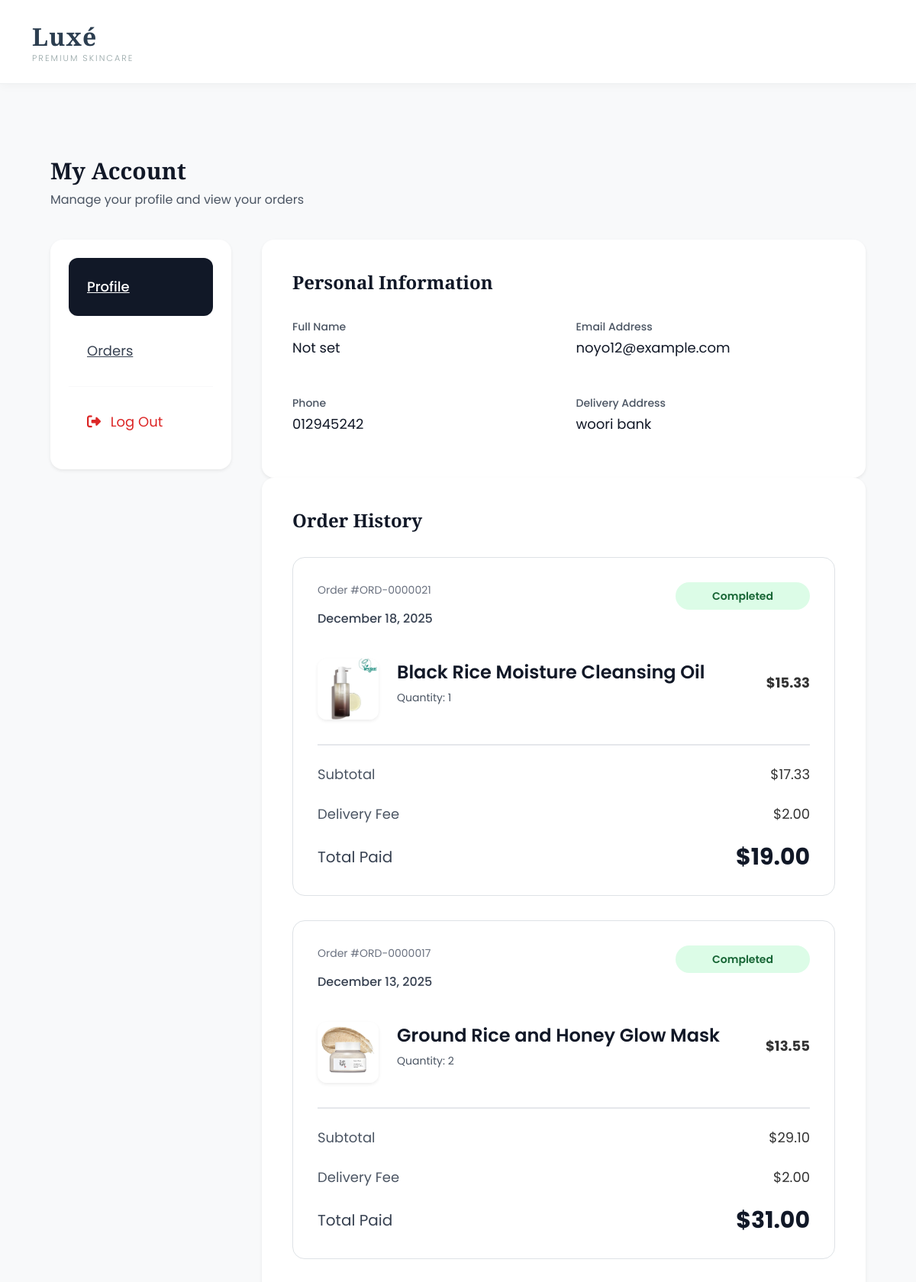
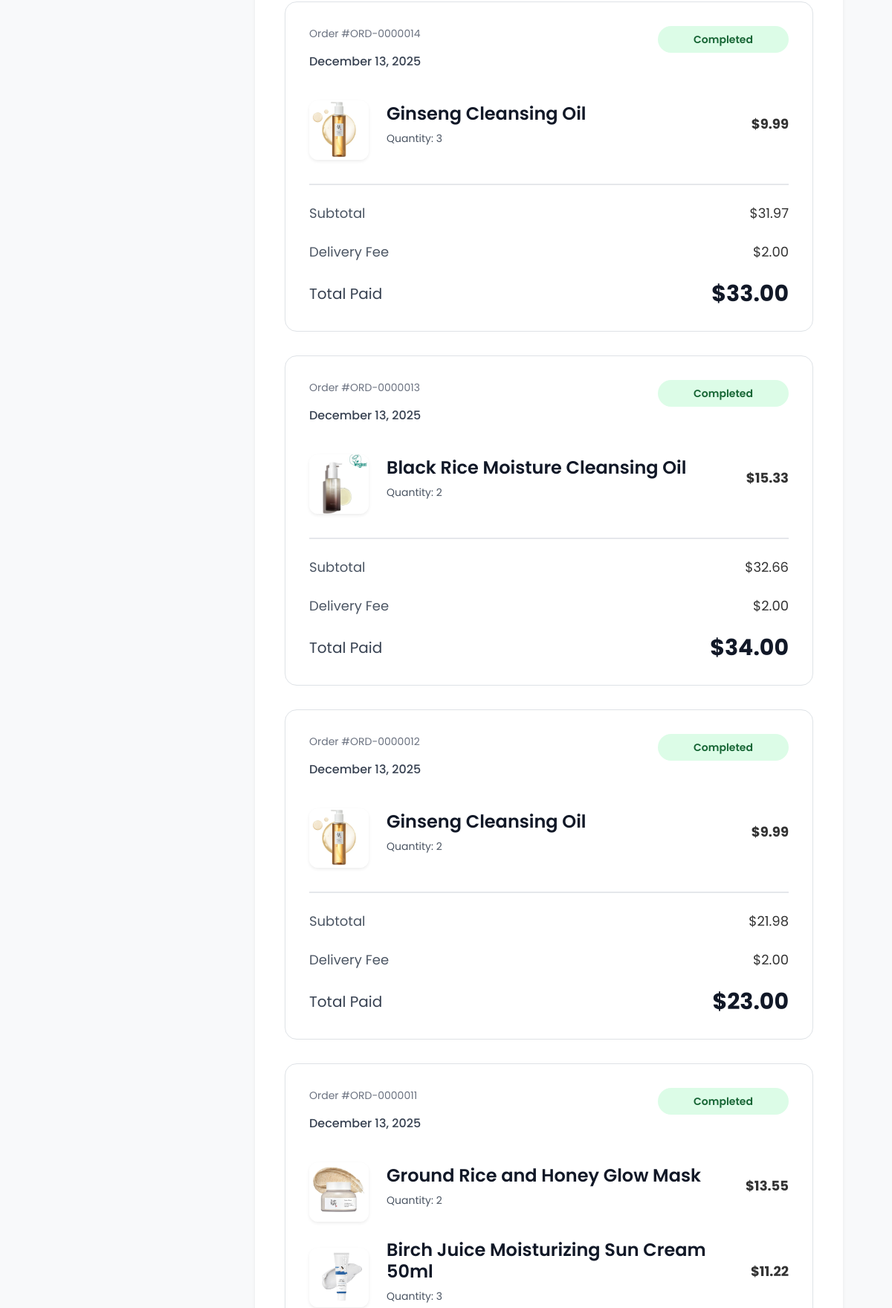
The app's page /profile/ (signed in, upper part) with its own data (2 pictures, top to bottom).
### aura/models.py (models this page shows, shortened)
class ShippingAddress(models.Model):
    user = models.ForeignKey(User, on_delete=models.CASCADE, related_name='addresses')
    full_name = models.CharField("Full Name", max_length=200)
    phone = models.CharField("Phone / Telegram", max_length=50)
    address = models.CharField("Delivery Address", max_length=500)
    address_link = models.URLField("Address Link (Optional)", blank=True, null=True)
    created_at = models.DateTimeField(auto_now_add=True)

class Order(models.Model):
    user = models.ForeignKey(User, on_delete=models.CASCADE, related_name='orders')
    shipping_address = models.ForeignKey(ShippingAddress, on_delete=models.SET_NULL, null=True)
    created_at = models.DateTimeField(auto_now_add=True)
    total_price = models.DecimalField(max_digits=10, decimal_places=2)
    delivery_fee = models.DecimalField(max_digits=6, decimal_places=2, default=2.00)
    class Meta:
        ordering = ['-created_at']

class OrderItem(models.Model):
    order = models.ForeignKey(Order, on_delete=models.CASCADE, related_name='items')
    product = models.ForeignKey('Product', on_delete=models.SET_NULL, null=True)
    price = models.DecimalField(max_digits=10, decimal_places=2)
    quantity = models.PositiveIntegerField(default=1)

class Product(models.Model):
    productName = models.CharField(max_length=200)
    categoryID = models.ForeignKey(Category, on_delete=models.CASCADE, null=True)
    price = models.CharField(max_length=200)
    productImage = models.ImageField(upload_to='images/Products/',null=True,blank=True)
    productDate = models.DateTimeField(auto_now_add=True, null=True)

### aura/views.py (the view)
# urls.py: path('profile/', views.my_account, name='profile'),
@login_required
def my_account(request):
    orders = Order.objects.filter(user=request.user)\
             .prefetch_related('items__product')\
             .order_by('-created_at')
    return render(request, 'accounts/profile.html', {
        'orders': orders
    })

### aura/cart.py (called while the page is built)
    def __len__(self):
        return sum(item['quantity'] for item in self.cart.values())

### aura/context_processors.py (called while the page is built)
def cart(request):
    return {'cart': Cart(request)}

### aura/templates/accounts/profile.html (shortened to what this page needs)
<!DOCTYPE html>
<html lang="en">
<head>
    <script src="https://cdn.tailwindcss.com"></script>
    <link href="https://cdnjs.cloudflare.com/ajax/libs/font-awesome/6.5.0/css/all.min.css" rel="stylesheet">
</head>
{% include 'navbar.html' %}
<div class="container my-5 py-5">
    <div class="max-w-7xl mx-auto px-4 sm:px-6 lg:px-8">
        <h1 class="text-3xl font-bold text-gray-900 mb-2">My Account</h1>
        <p class="text-gray-600 mb-10">Manage your profile and view your orders</p>
        <div class="grid grid-cols-1 md:grid-cols-4 gap-10">
            <div class="md:col-span-1">
                <div class="bg-white rounded-2xl shadow-sm overflow-hidden sticky top-24">
                    <nav class="p-6 space-y-2">
                        <a href="?tab=profile"
                           class="block py-4 px-6 text-lg rounded-xl transition {% if request.GET.tab != 'orders' %}bg-gray-900 text-white font-medium{% else %}text-gray-700 hover:bg-gray-100{% endif %}">
                            Profile
                        </a>
                        <a href="?tab=orders"
                           class="block py-4 px-6 text-lg rounded-xl transition {% if request.GET.tab == 'orders' %}bg-gray-900 text-white font-medium{% else %}text-gray-700 hover:bg-gray-100{% endif %}">
                            Orders
                        </a>
                        <hr class="my-6 border-gray-200">
<form method="post" action="{% url 'logout' %}" class="block">
  <button type="submit"
          class="w-full text-left py-4 px-6 text-lg text-red-600 hover:bg-red-50 rounded-xl transition">
    <i class="fas fa-sign-out-alt mr-2"></i> Log Out
  </button>
</form>
                    </nav>
                </div>
            </div>
            <div class="md:col-span-3">
                {% if request.GET.tab != 'orders' %}
                <div class="bg-white rounded-2xl shadow-sm p-10">
                    <h2 class="text-2xl font-bold text-gray-900 mb-8">Personal Information</h2>
                    <div class="grid grid-cols-1 md:grid-cols-2 gap-8 max-w-3xl">
                        <div>
                            <p class="text-sm font-medium text-gray-600 mb-1">Full Name</p>
                            <p class="text-lg text-gray-900">{{ user.get_full_name|default:"Not set" }}</p>
                        </div>
                        <div>
                            <p class="text-sm font-medium text-gray-600 mb-1">Email Address</p>
                            <p class="text-lg text-gray-900">{{ user.email }}</p>
                        </div>
                        {% if user.addresses.exists %}
                        <div>
                            <p class="text-sm font-medium text-gray-600 mb-1">Phone</p>
                            <p class="text-lg text-gray-900">{{ user.addresses.first.phone }}</p>
                        </div>
                        <div>
                            <p class="text-sm font-medium text-gray-600 mb-1">Delivery Address</p>
                            <p class="text-lg text-gray-900">{{ user.addresses.first.address|truncatechars:70 }}</p>
                        </div>
                        {% else %}
                        <div class="col-span-2 text-gray-500 italic">
                            No shipping address saved yet.
                        </div>
                        {% endif %}
                    </div>
                </div>
                {% endif %}
                {% if request.GET.tab == 'orders' or not request.GET.tab %}
                <div class="bg-white rounded-2xl shadow-sm p-10">
                    <h2 class="text-2xl font-bold text-gray-900 mb-8">Order History</h2>
                    {% if orders %}
                        {% for order in orders %}
                        <div class="border border-gray-200 rounded-2xl p-8 mb-8 hover:shadow-lg transition">
                            <div class="flex justify-between items-start mb-6">
                                <div>
                                    <p class="text-sm text-gray-500">Order #ORD-{{ order.id|stringformat:"07d" }}</p>
                                    <p class="text-gray-700 font-medium">{{ order.created_at|date:"F d, Y" }}</p>
                                </div>
                                <span class="bg-green-100 text-green-800 px-5 py-2 rounded-full text-sm font-semibold">
                                    Completed
                                </span>
                            </div>
                            <div class="space-y-6">
                                {% for item in order.items.all %}
                                <div class="flex items-center gap-6">
                                    {% if item.product.productImage %}
                                        <img src="{{ item.product.productImage.url }}"
                                             alt="{{ item.product.productName }}"
                                             class="w-20 h-20 object-cover rounded-xl shadow-sm">
                                    {% else %}
                                        <div class="bg-gray-200 border-2 border-dashed rounded-xl w-20 h-20"></div>
                                    {% endif %}
                                    <div class="flex-1">
                                        <h4 class="font-semibold text-gray-900">{{ item.product.productName }}</h4>
                                        <p class="text-sm text-gray-600">Quantity: {{ item.quantity }}</p>
                                    </div>
                                    <p class="font-bold text-lg">${{ item.price|floatformat:2 }}</p>
                                </div>
                                {% endfor %}
                            </div>
                            <div class="border-t-2 border-gray-200 mt-8 pt-6">
                                <div class="flex justify-between text-lg mb-4">
                                    <span class="text-gray-600">Subtotal</span>
                                    <span>${{ order.total_price|floatformat:2 }}</span>
                                </div>
                                <div class="flex justify-between text-lg">
                                    <span class="text-gray-600">Delivery Fee</span>
                                    <span>${{ order.delivery_fee|floatformat:2 }}</span>
                                </div>
                            </div>
                            <div class="mt-6 flex justify-between items-center">
                                <span class="text-xl text-gray-700">Total Paid</span>
                                <span class="text-3xl font-bold text-gray-900">
                                    ${{ order.total_price|add:order.delivery_fee|floatformat:2 }}
                                </span>
                            </div>
                        </div>
                        {% endfor %}
                    {% endif %}
                </div>
                {% endif %}
            </div>
        </div>
    </div>
</div>
{% include 'footer.html' %}
</html>

### aura/templates/navbar.html (shortened to what this page needs)
{% load static %}
<!DOCTYPE html>
<html lang="en">
<head>
    <link href="https://cdn.jsdelivr.net/npm/bootstrap@5.3.3/dist/css/bootstrap.min.css" rel="stylesheet">
    <link rel="stylesheet" href="https://cdnjs.cloudflare.com/ajax/libs/font-awesome/6.5.0/css/all.min.css"/>
    <link rel="stylesheet" href="{% static 'css/custom.css' %}">
</head>
<body>
<nav class="navbar navbar-expand-lg sticky-top">
    <div class="container">
        <a class="navbar-brand" href="{% url 'home' %}">
            Luxé
            <span class="brand-subtitle">Premium Skincare</span>
        </a>
    </div>
</nav>
</body>
</html>

### aura/templates/footer.html (shortened to what this page needs)
{% load static %}
<!DOCTYPE html>
<html lang="en">
<head>
    <link href="https://cdn.jsdelivr.net/npm/bootstrap@5.3.3/dist/css/bootstrap.min.css" rel="stylesheet">
    <link rel="stylesheet" href="https://cdnjs.cloudflare.com/ajax/libs/font-awesome/6.5.0/css/all.min.css"/>
    <link rel="stylesheet" href="{% static 'css/custom.css' %}">
</head>
<body>
</body>

### aura/static/css/custom.css (style rules this page uses)
body { font-family: 'Poppins', sans-serif; background-color: #f8f9fa; color: #333; }
h1, h2, h5, .navbar-brand { font-family: 'Playfair Display', serif; }
.navbar { background: #ffffff; padding: 1.2rem 0; border-bottom: 1px solid rgba(44, 62, 80, 0.08); box-shadow: 0 2px 12px rgba(0, 0, 0, 0.04); }
.navbar-brand { font-size: 2rem; font-weight: 600; letter-spacing: 1px; color: #2c3e50 !important; transition: all 0.3s ease; }
.brand-subtitle { font-family: 'Poppins', sans-serif; font-size: 0.7rem; font-weight: 300; letter-spacing: 2px; text-transform: uppercase; color: #95a5a6; display: block; margin-top: -4px; }
.transition { transition: all 0.4s ease; }

### records on screen
Order: id "0000021", created_at "December 18, 2025", total_price "17.33", delivery_fee "2.00", total_price|add "19.00"
OrderItem: product.productImage (picture), product.productName "Black Rice Moisture Cleansing Oil", quantity "1", price "15.33"
Order: id "0000017", created_at "December 13, 2025", total_price "29.10", delivery_fee "2.00", total_price|add "31.00"
OrderItem: product.productImage (picture), product.productName "Ground Rice and Honey Glow Mask", quantity "2", price "13.55"
Order: id "0000014", created_at "December 13, 2025", total_price "31.97", delivery_fee "2.00", total_price|add "33.00"
OrderItem: product.productImage (picture), product.productName "Ginseng Cleansing Oil", quantity "3", price "9.99"
Order: id "0000013", created_at "December 13, 2025", total_price "32.66", delivery_fee "2.00", total_price|add "34.00"
OrderItem: product.productImage (picture), product.productName "Black Rice Moisture Cleansing Oil", quantity "2", price "15.33"
Order: id "0000012", created_at "December 13, 2025", total_price "21.98", delivery_fee "2.00", total_price|add "23.00"
OrderItem: product.productImage (picture), product.productName "Ginseng Cleansing Oil", quantity "2", price "9.99"
Order: id "0000011", created_at "December 13, 2025"
OrderItem: product.productImage (picture), product.productName "Ground Rice and Honey Glow Mask", quantity "2", price "13.55"
OrderItem: product.productImage (picture), product.productName "Birch Juice Moisturizing Sun Cream 50ml", quantity "3", price "11.22"

### other values on screen
{{ user.get_full_name|default:"Not set" }} "Not set"
{{ user.email }} "noyo12@example.com"
{{ user.addresses.first.phone }} "012945242"
{{ user.addresses.first.address|truncatechars:70 }} "woori bank"
